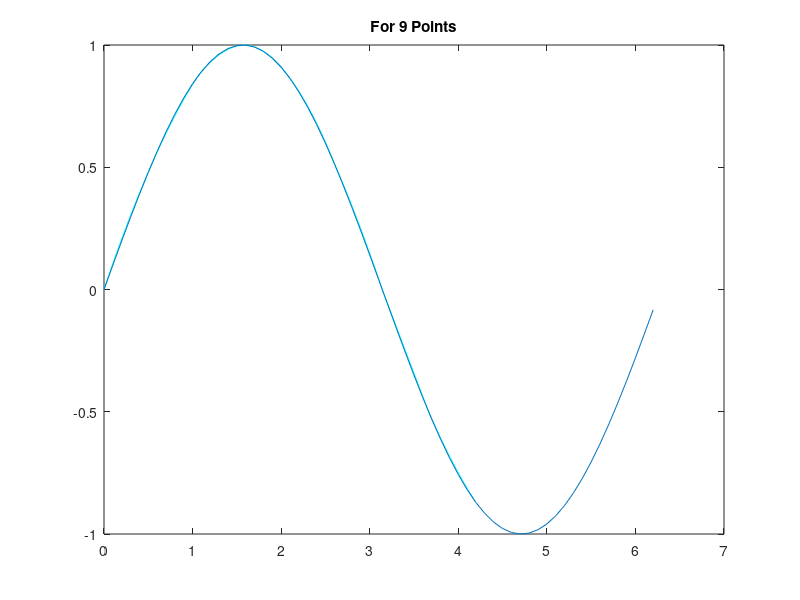

The MATLAB script that drew this image:
% 9 sayi verdigimiz kisim
array2=[];
x8=0*pi;
x9=pi/6;
x10=pi/3;
x11=pi/2;
x12=2*pi/3;
x13=5*pi/6;
x14=pi;
x15=7*pi/6;
x16=4*pi/3;

y8=0;
y9=0.5;
y10=0.866;
y11=1;
y12=0.866;
y13=0.5;
y14=0;
y15=-0.5;
y16=-0.866;

iter4=1;
iter5=61;
iter6=91;
iter7=121;
iter8=151;
iter9=181;
iter10=211;

for x=(0*pi):pi/180:(pi/3)
    
    result4=(((x-x9)*(x-x10))/((x8-x9)*(x8-x10)))*y8+(((x-x8)*(x-x10))/((x9-x8)*(x9-x10)))*y9+(((x-x8)*(x-x9))/((x10-x8)*(x10-x9)))*y10;
    array2(iter4)=result4;
    iter4=iter4+1;
    
end

for x=(pi/3):pi/180:(pi/2)
    
    result5=(((x-x10)*(x-x11))/((x9-x10)*(x9-x11)))*y9+(((x-x9)*(x-x11))/((x10-x9)*(x10-x11)))*y10+(((x-x9)*(x-x10))/((x11-x9)*(x11-x10)))*y11;
    array2(iter5)=result5;
    iter5=iter5+1;
    
end

for x=(pi/2):pi/180:(2*pi/3)
    
    result6=(((x-x11)*(x-x12))/((x10-x11)*(x10-x12)))*y10+(((x-x10)*(x-x12))/((x11-x10)*(x11-x12)))*y11+(((x-x10)*(x-x11))/((x12-x10)*(x12-x11)))*y12;
    array2(iter6)=result6;
    iter6=iter6+1;
    
end

for x=(2*pi/3):pi/180:(5*pi/6)
    
    result7=(((x-x12)*(x-x13))/((x11-x12)*(x11-x13)))*y11+(((x-x11)*(x-x13))/((x12-x11)*(x12-x13)))*y12+(((x-x11)*(x-x12))/((x13-x11)*(x13-x12)))*y13;
    array2(iter7)=result7;
    iter7=iter7+1;
    
end

for x=(5*pi/6):pi/180:(pi)
    
    result8=(((x-x13)*(x-x14))/((x12-x13)*(x12-x14)))*y12+(((x-x12)*(x-x14))/((x13-x12)*(x13-x14)))*y13+(((x-x12)*(x-x13))/((x14-x12)*(x14-x13)))*y14;
    array2(iter8)=result8;
    iter8=iter8+1;
    
end

for x=(pi):pi/180:(7*pi/6)
    
    result9=(((x-x14)*(x-x15))/((x13-x14)*(x13-x15)))*y13+(((x-x13)*(x-x15))/((x14-x13)*(x14-x15)))*y14+(((x-x13)*(x-x14))/((x15-x13)*(x15-x14)))*y15;
    array2(iter9)=result9;
    iter9=iter9+1;
    
end

for x=(7*pi/6):pi/180:(4*pi/3)
    
    result10=(((x-x15)*(x-x16))/((x14-x15)*(x14-x16)))*y14+(((x-x14)*(x-x16))/((x15-x14)*(x15-x16)))*y15+(((x-x14)*(x-x15))/((x16-x14)*(x16-x15)))*y16;
    array2(iter10)=result10;
    iter10=iter10+1;

end

Xn2=(0*pi):pi/180:(4*pi/3);

plot(Xn2,array2,'c');
title('For 9 Points');
hold on;

x = 0 : .1 : 2*pi; 
y = sin(x); 
plot(x, y) 